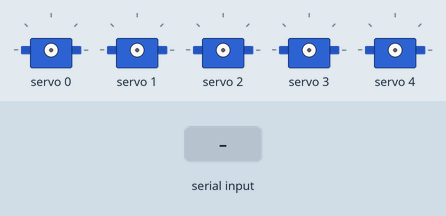
The sketch below on a simulated Arduino Uno, built with avr-gcc and run on an emulated ATmega328P. Shown: 5 × servo. Inputs (shaded band) come from the test bench. What the sketch prints to the serial monitor is not drawn.

Above: at 1.4 s.
1.5 s: "R,1\n" received over Serial
At 3.2 s:
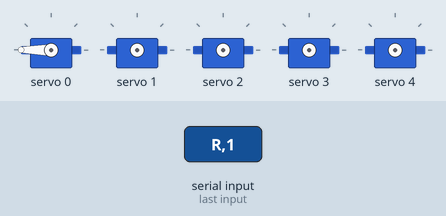
3.7 s: "R\n" received over Serial
At 6.1 s:
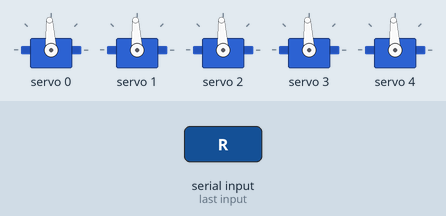
6.4 s: "R,150\n" received over Serial
At 7.4 s:
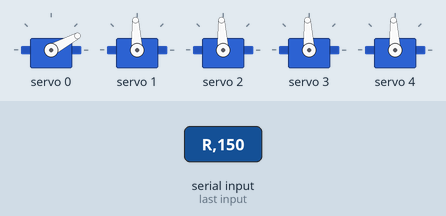
8.4 s: "w,45\n" received over Serial
At 10.5 s:
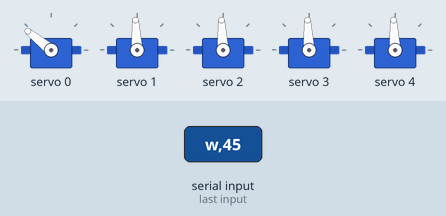
10.8 s: "w\n" received over Serial
At 12.2 s:
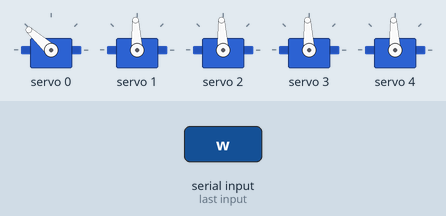
Timing chart, 0 to 13.8 s (numbered marks = the images above; inputs shaded):
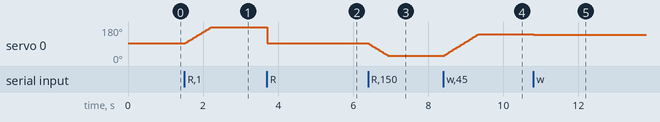

The sketch:

robot_arm.ino
```cpp
#include <Wire.h>
#include <Adafruit_PWMServoDriver.h>

Adafruit_PWMServoDriver pwm = Adafruit_PWMServoDriver();

// 记录5个关节的当前角度（0=底座, 1=大臂, 2=小臂, 3=腕部, 4=夹爪）
int angles[5] = {90, 90, 90, 90, 90};

void setup() {
  Serial.begin(9600);
  pwm.begin();
  pwm.setPWMFreq(50);
  delay(100);

  Serial.println("=== 系统就绪 ===");
  Serial.println("【点动模式】输入 w/s/a/d/q/e/r/f/t/g 控制关节微调");
  Serial.println("【目标模式】输入 关节号,角度 (例: 0,90)");
  Serial.println("【一键复位】输入 R");
}

void loop() {
  if (Serial.available() > 0) {
    String cmd = Serial.readStringUntil('\n');
    cmd.trim();

    // ================= 1. 一键复位模式 =================
    if (cmd == "R" || cmd == "r") {
      Serial.println("【复位】所有关节回到90度，请等待...");
      // 依次将5个关节平滑移动到90度
       for (int i = 0; i < 5; i++) {
        angles[i] = 90;          // 1. 先把软件记忆更新为90
        setServoAngle(i, 90);    // 2. 直接发送脉冲，强制舵机回90度
        delay(300);              // 3. 等300毫秒，让舵机转到位
      }
      Serial.println("【复位完成】");
      return; // 执行完复位，直接跳过本次循环
    }

    // ================= 2. 点动模式（单字符） =================
    if (cmd.length() == 1) {
      char key = cmd.charAt(0); // 提取这个字母
      int joint = -1;           // 记录要动哪个关节
      int step = 0;             // 记录是加角度还是减角度

      // 判断按了哪个键，对应哪个关节
      if (key == 'w') { joint = 0; step = 2; }
      if (key == 's') { joint = 0; step = -2; }
      if (key == 'a') { joint = 1; step = 2; }
      if (key == 'd') { joint = 1; step = -2; }
      if (key == 'q') { joint = 2; step = 2; }
      if (key == 'e') { joint = 2; step = -2; }
      if (key == 'r') { joint = 3; step = 2; }
      if (key == 'f') { joint = 3; step = -2; }
      if (key == 't') { joint = 4; step = 2; }
      if (key == 'g') { joint = 4; step = -2; }

      // 如果确实是有效按键
      if (joint != -1) {
        int newAngle = angles[joint] + step; // 计算新角度
        smoothMove(joint, newAngle);         // 平滑移动过去
      }
      return;
    }

    // ================= 3. 目标位置模式（文本解析） =================
    // 如果输入包含逗号（例如 0,90）
    int commaIndex = cmd.indexOf(',');
    if (commaIndex != -1) {
      // 逗号前面是关节号，逗号后面是角度
      int joint = cmd.substring(0, commaIndex).toInt();
      int ang = cmd.substring(commaIndex + 1).toInt();

      // 检查关节号是否合法 (0 到 4)
      if (joint >= 0 && joint < 5) {
        smoothMove(joint, ang); // 直接调用平滑移动函数（里面包含限位保护）
      } else {
        Serial.println("【错误】关节号只能输入 0 到 4");
      }
    } else {
      Serial.println("【错误】格式不对，请使用 关节号,角度 或 单字母点动");
    }
  }
}

// 核心函数 1：平滑移动函数
void smoothMove(uint8_t channel, int targetAngle) {
  // 1. 安全限位保护
  if (channel == 0) { //底座保护
    if (targetAngle < 0) targetAngle = 0;
    if (targetAngle > 180) targetAngle = 180;
  }
  if (channel == 1) { // 大臂保护
    if (targetAngle < 30) targetAngle = 0;
    if (targetAngle > 150) targetAngle = 180;
  }
  if (channel == 2) { // 小臂保护
    if (targetAngle < 20) targetAngle = 0;
    if (targetAngle > 160) targetAngle = 180;
  }
  if (channel == 3) { //腕部保护
    if (targetAngle < 0) targetAngle = 0;
    if (targetAngle > 180) targetAngle = 180;
  }
  if (channel == 4) { // 夹爪保护
    if (targetAngle < 40) targetAngle = 40;
    if (targetAngle > 140) targetAngle = 140;
  }

  // 2. 开始平滑移动
  int currentAngle = angles[channel]; // 从当前记录的角度开始
  int step = (targetAngle > currentAngle) ? 1 : -1; // 判断是加还是减

  // 只要还没到目标角度，就一步一步走
  while (currentAngle != targetAngle) {
    currentAngle += step;
    setServoAngle(channel, currentAngle); // 发送脉冲让舵机走1度
    delay(8); // 每走1度停8毫秒。
  }

  // 3. 更新大脑记忆
  angles[channel] = targetAngle;
  Serial.print("关节 "); Serial.print(channel);
  Serial.print(" 已转到 "); Serial.print(targetAngle); Serial.println(" 度");
}

// 核心函数 2：底层脉冲输出函数
void setServoAngle(uint8_t channel, int angle) {
  // 发现旋向不一致，增加方向反转
  if (channel == 0 || channel == 2 || channel == 4) {
    angle = 180 - angle;
  }

  // 将 0-180 度映射到 PCA9685 的 102-512 脉冲值
  int pulselen = map(angle, 0, 180, 102, 512);

  // 发送给驱动板
  pwm.setPWM(channel, 0, pulselen);
}
```

Measured:
- after the input at 1.5 s, servo 0: moves from 93° to 180° over 0.68 s, starting at once
- after the input at 3.7 s, servo 0: 180° → 93° at once
- after the input at 6.4 s, servo 0: moves from 93° to 28° over 0.52 s, starting at once
- after the input at 8.4 s, servo 0: moves from 28° to 141° over 0.92 s, starting at once
- after the input at 10.8 s, servo 0: 141° → 138° at once
